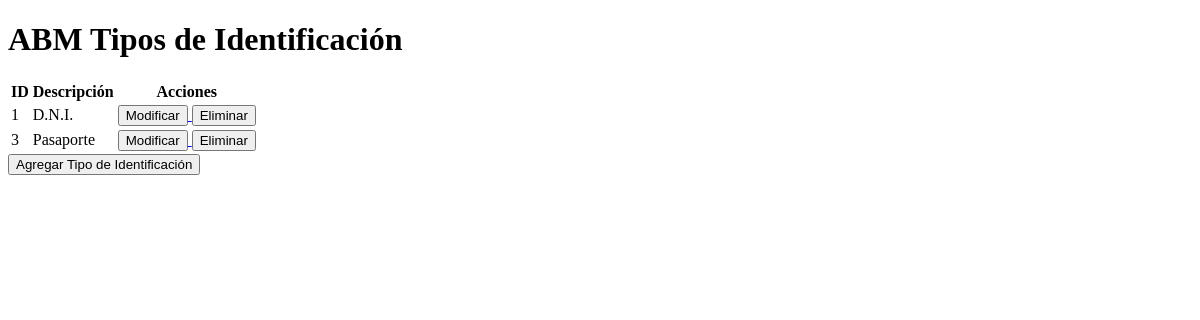
Page /pagina4/ on the earlier database version.
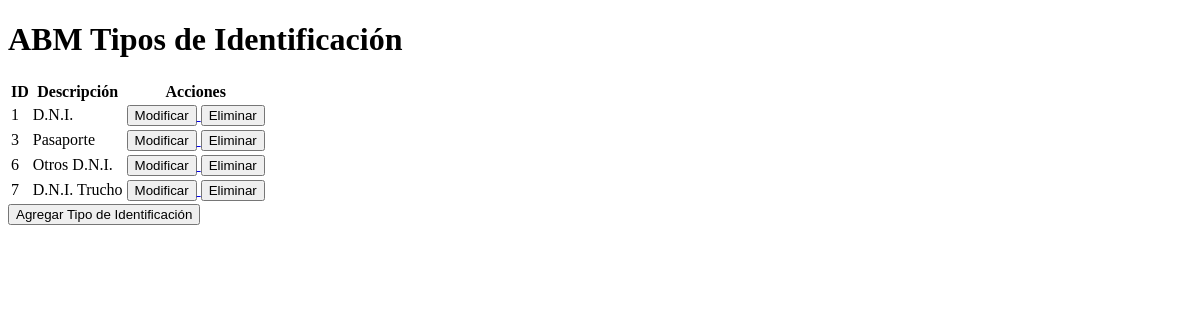
Same page on the later database version.
### AppBack/models.py (models this page shows, shortened)
class TiposIdentificacion(models.Model):
    TipoIdentificacionID = models.AutoField(primary_key=True, editable=False)
    Descripcion = models.CharField(max_length=15)

### AppBack/views.py (the view)
# urls.py: path('pagina4/', views.pagina4, name='pagina4'),  # Function-based view
def pagina4(request):
    tipos_identificacion = TiposIdentificacion.objects.all()
    return render(request, 'pagina4.html', {'tipos_identificacion': tipos_identificacion})

### templates/pagina4.html (shortened to what this page needs)
<!DOCTYPE html>
<html lang="en">
<head>
</head>
<body>
    <h1>ABM Tipos de Identificación</h1>
    <table>
        <tr>
            <th>ID</th>
            <th>Descripción</th>
            <th>Acciones</th>
        </tr>
        {% for tipo in tipos_identificacion %}
        <tr>
            <td>{{ tipo.TipoIdentificacionID }}</td>
            <td>{{ tipo.Descripcion }}</td>
            <td>
                <a href="{% url 'modificar_tipo' tipo.TipoIdentificacionID %}">
                    <button type="button">Modificar</button>
                </a>
                <form action="{% url 'eliminar_tipo' tipo.TipoIdentificacionID %}" method="POST" style="display:inline;">
                    <button type="submit">Eliminar</button>
                </form>
            </td>
        </tr>
        {% endfor %}
    </table>
    <a href="{% url 'pagina5' %}"><button>Agregar Tipo de Identificación</button></a>
</body>

Differences in the rows shown:
added TiposIdentificacion: TipoIdentificacionID "6", Descripcion "Otros D.N.I."
added TiposIdentificacion: TipoIdentificacionID "7", Descripcion "D.N.I. Trucho"
